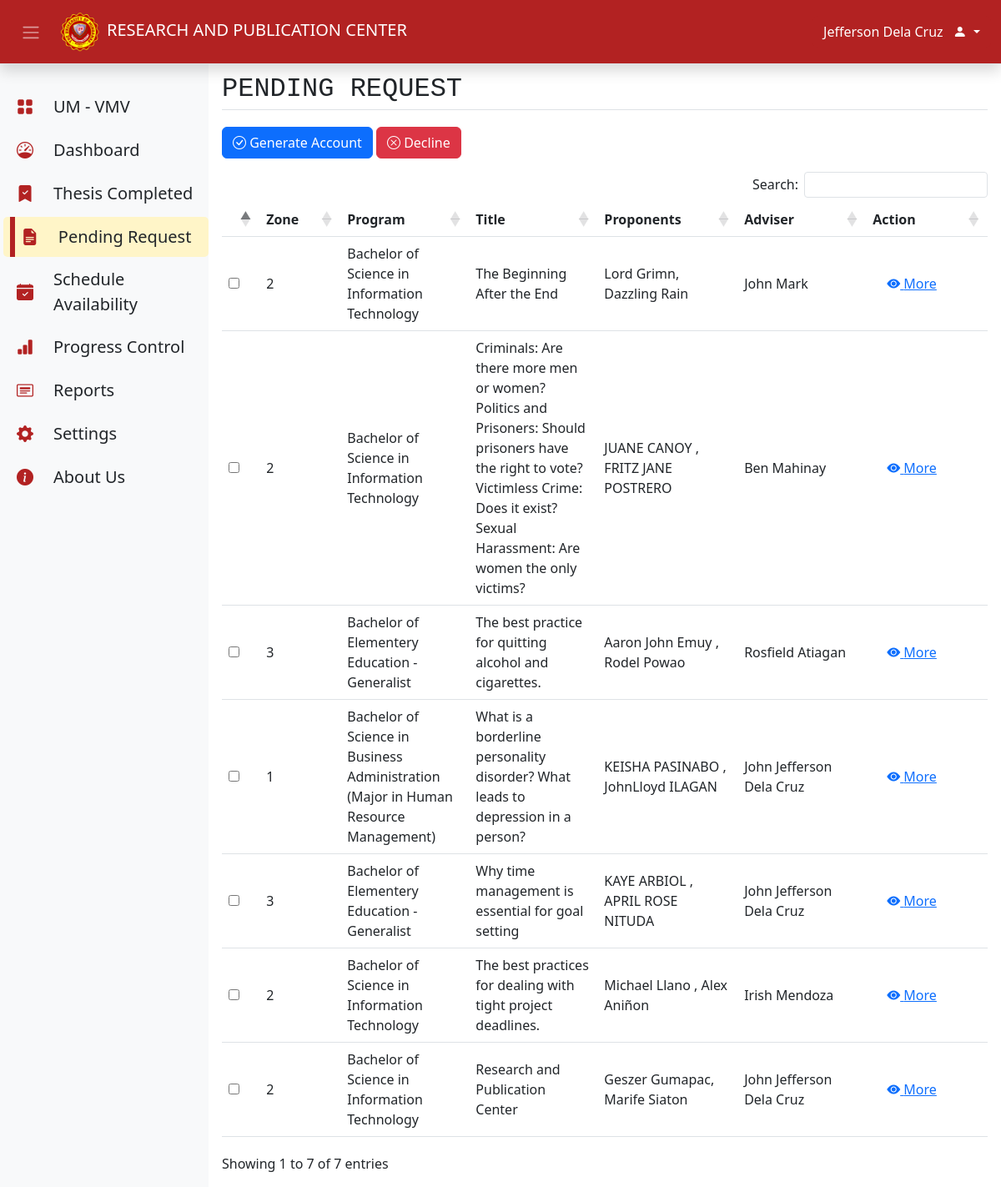
Screenshot of /pendingRequest.php (signed in) with the database file from the repository.
### tables this page shows
CREATE TABLE `research_information` (
  `id` int NOT NULL AUTO_INCREMENT,
  `Group_Number` varchar(20) NOT NULL,
  `Zone` varchar(25) NOT NULL,
  `Program` varchar(200) NOT NULL,
  `Title` varchar(250) NOT NULL,
  `Adviser` varchar(50) NOT NULL,
  `Stat_DA` varchar(25) NOT NULL,
  `S_Y` varchar(45) NOT NULL,
  PRIMARY KEY (`id`)
);

### admin_page/pendingRequest_content.php (the view, shortened to what this page needs)
<div class="card border-0">
    <div class="card-body">
        <form action="deleteResearch.php" method="POST">
            <div class="mb-3">
                <p class="fs-2 font-monospace border-bottom">PENDING REQUEST</p>
                <a href="#" class="mt-1 btn btn-md btn-primary">
                    <i class="bi bi-check-circle"></i> Generate Account</a>
                <a href="#" class="mt-1 btn btn-md btn-danger">
                    <i class="bi bi-x-circle"></i> Decline</a>
            </div>
            <div class="table-responsive">
                <table id="example" class="table table-hover">
                    <thead>
                        <tr class="align-middle">
                            <th></th>
                            <th>Zone</th>
                            <th>Program</th>
                            <th>Title</th>
                            <th>Proponents</th>
                            <th>Adviser</th>
                            <th>Action</th>
                        </tr>
                    </thead>
                    <tbody class="align-middle">
                        <?php
                        $sql = "SELECT * FROM `research_information` ORDER BY id DESC";
                        $result = mysqli_query($con, $sql);
                        if ($result->num_rows > 0) {
                            while ($row = $result->fetch_assoc()) {
                                $id = $row["id"];
                                $zone = $row["Zone"];
                                $program = $row["Program"];
                                $title = $row["Title"];
                                $adviser = $row["Adviser"];
                                $sql = "SELECT * FROM `proponents` WHERE research_id = $id AND Proponents NOT IN('');";
                                $result1 = mysqli_query($con, $sql);
                                $proponents = array();
                                while ($row = $result1->fetch_assoc()) {
                                    $proponents[] = $row['Proponents'];
                                }
                                $length = count($proponents);
                        ?>
                                <tr>
                                    <td>
                                        <input type="checkbox" name="deleteAll_id[]" class="check_all_id"
                                            value="<?php echo $id; ?>">
                                    </td>
        </form>
        <td class=" text-wrap" style="max-width: 100px;"><?php echo $zone; ?></td>
        <td class=" text-wrap" style="max-width: 100px;"><?php echo $program; ?></td>
        <td class=" text-wrap" style="max-width: 100px;"><?php echo $title; ?></td>
        <td class=" text-wrap" style="max-width: 100px;">
            <?php
                                if ($length == 1) {
                                    echo $proponents[0];
                                } else if ($length == 2) {
                                    echo $proponents[0] . ', ' . $proponents[1];
                                } else {
                                    echo $proponents[0] . ', ' . $proponents[1] . ', ' . $proponents[2];
                                }
            ?>
        </td>
        <td class=" text-wrap" style="max-width: 100px;"><?php echo $adviser; ?></td>
        <td>
            <div class="d-flex">
                <a href="viewResearch.php? viewid='<?php echo $id; ?>'" class="btn btn-md text-primary btn-link mx-1">
                    <i class="bi-eye-fill"></i> More</a>
            </div>
        </td>
        </tr>
    <?php
                            }
                        }
?>
    </div>
</div>
</div>

### rows the page displays
research_information: Zone "2", Program "Bachelor of Science in Information Technology", Title "The Beginning After the End", proponents "Lord Grimn", proponents "Dazzling Rain", Adviser "John Mark"
research_information: Zone "2", Program "Bachelor of Science in Information Technology", Title "Criminals: Are there more men or women? Politics and Prisoners: Should prisoners have the right to vote? Victimless Crime: Does it exist? Sexual Harassment: Are women the only victims?", proponents "JUANE CANOY", proponents "FRITZ JANE POSTRERO", Adviser "Ben Mahinay"
research_information: Zone "3", Program "Bachelor of Elementery Education - Generalist", Title "The best practice for quitting alcohol and cigarettes.", proponents "Aaron John Emuy", proponents "Rodel Powao", Adviser "Rosfield Atiagan"
research_information: Zone "1", Program "Bachelor of Science in Business Administration (Major in Human Resource Management)", Title "What is a borderline personality disorder? What leads to depression in a person?", proponents "KEISHA PASINABO", proponents "JohnLloyd ILAGAN", Adviser "John Jefferson Dela Cruz"
research_information: Zone "3", Program "Bachelor of Elementery Education - Generalist", Title "Why time management is essential for goal setting", proponents "KAYE ARBIOL", proponents "APRIL ROSE NITUDA", Adviser "John Jefferson Dela Cruz"
research_information: Zone "2", Program "Bachelor of Science in Information Technology", Title "The best practices for dealing with tight project deadlines.", proponents "Michael Llano", proponents "Alex Aniñon", Adviser "Irish Mendoza"
research_information: Zone "2", Program "Bachelor of Science in Information Technology", Title "Research and Publication Center", proponents "Geszer Gumapac", proponents "Marife Siaton", Adviser "John Jefferson Dela Cruz"

### other values shown
$_SESSION["first_name"] "Jefferson"
$_SESSION["last_name"] "Dela Cruz"
